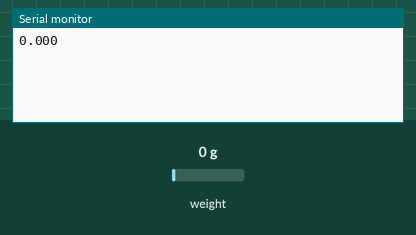
Recording of a sketch running on a simulated Arduino Uno, built with avr-gcc and run on an emulated ATmega328P. Shown: the last lines printed to the serial monitor. The test bench sets the inputs (shaded band); at power-on: weight on the scale 0 g.

Above: at 2.2 s.
2.3 s: weight on the scale set to 100 g
At 3.5 s:
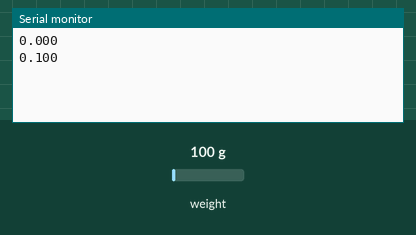
3.8 s: weight on the scale set to 1250 g
At 5.0 s:
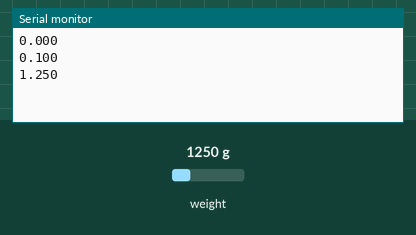
Timing chart, 0 to 6.8 s (numbered marks = the images above; inputs shaded):
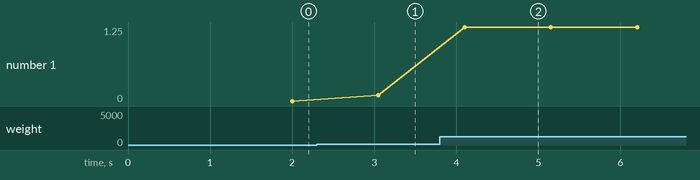

The sketch:

LTWTRaw.ino
```cpp
#include "HX711.h"


// HX711 circuit wiring
const int LOADCELL_DOUT_PIN = 2;
const int LOADCELL_SCK_PIN = 3;


HX711 scale;

void setup() {
  Serial.begin(9600);
  scale.begin(LOADCELL_DOUT_PIN, LOADCELL_SCK_PIN);


  scale.set_scale(91250.f);                      // this value is obtained by calibrating the scale with known weights; see the README for details
  scale.tare();				        // reset the scale to 0

}

void loop() {
  Serial.println(scale.get_units(10), 3);
  scale.power_down();			        // put the ADC in sleep mode
  delay(50);
  scale.power_up();
}
```

Measured:
- after the input at 2.3 s, the serial monitor: prints a new line after 0.75 s (image 1)
- after the input at 3.8 s, the serial monitor: prints a new line after 0.30 s (image 2)
- plotted number 1: 0 → 0.1 after the input at 2.3 s, 0.1 → 1.25 after the input at 3.8 s
